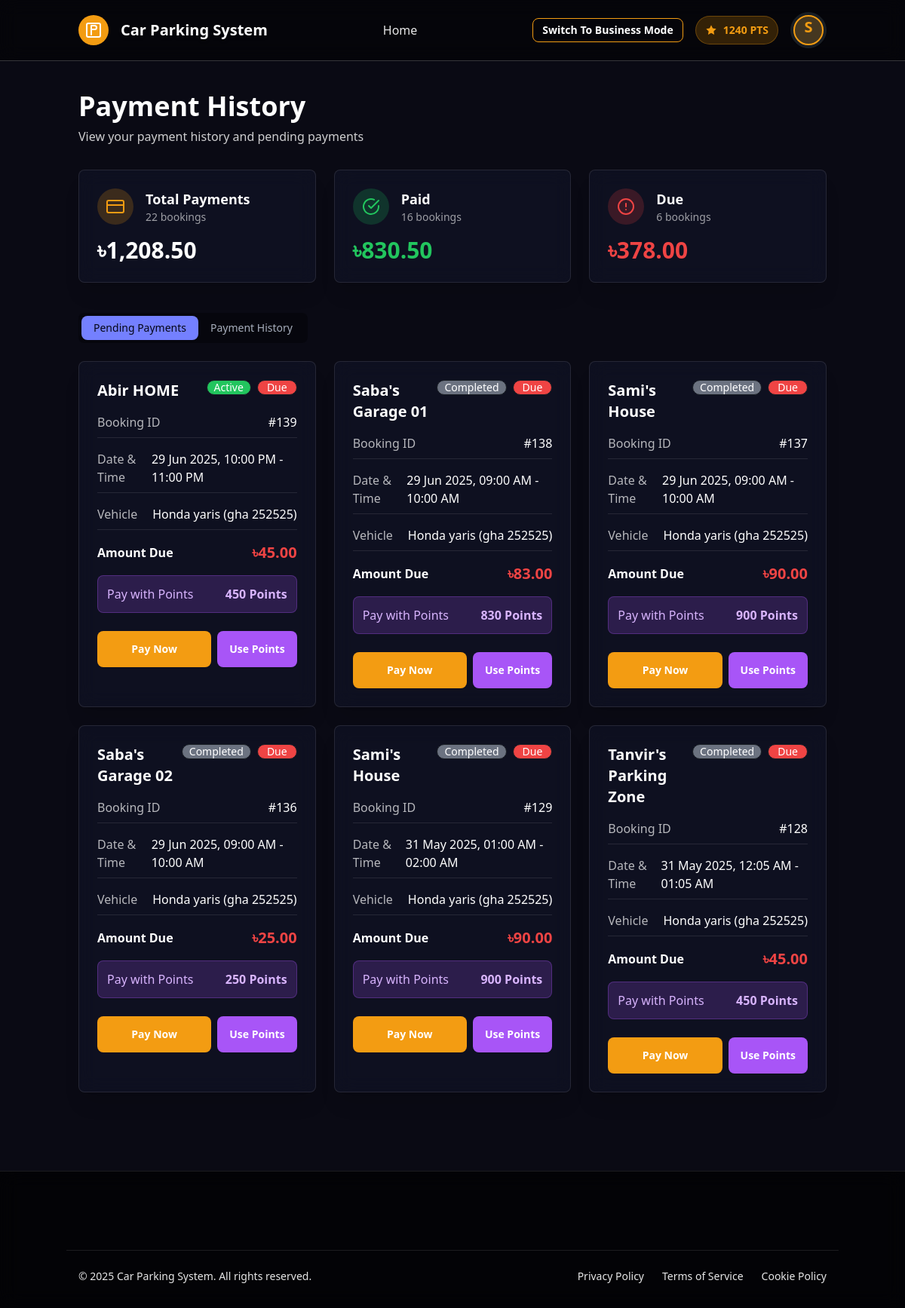
/payment_history.php (signed in), run on the app's committed database.
### tables this page shows
CREATE TABLE `account_information` (
  `username` varchar(50) NOT NULL,
  `password` varchar(50) NOT NULL,
  `status` enum('verified','unverified') NOT NULL DEFAULT 'unverified',
  `owner_id` varchar(100) DEFAULT NULL,
  `default_dashboard` enum('business','user') DEFAULT 'user',
  `registration_date` timestamp NOT NULL DEFAULT current_timestamp(),
  `last_login` timestamp NULL DEFAULT NULL,
  `points` int(11) DEFAULT 0,
  `user_level` enum('bronze','gold','diamond') DEFAULT 'bronze',
  `total_earned_points` int(11) DEFAULT 0,
  `level_updated_at` timestamp NULL DEFAULT NULL
);

CREATE TABLE `personal_information` (
  `firstName` varchar(50) NOT NULL,
  `lastName` varchar(50) NOT NULL,
  `email` varchar(50) NOT NULL,
  `phone` varchar(50) NOT NULL,
  `address` varchar(50) NOT NULL,
  `username` varchar(50) NOT NULL
);

CREATE TABLE `bookings` (
  `id` int(11) NOT NULL,
  `username` varchar(50) NOT NULL,
  `garage_id` varchar(30) NOT NULL,
  `licenseplate` varchar(50) NOT NULL,
  `booking_date` date NOT NULL,
  `booking_time` time NOT NULL,
  `duration` int(11) NOT NULL,
  `status` enum('upcoming','active','completed','cancelled') NOT NULL DEFAULT 'upcoming',
  `payment_status` enum('pending','paid','refunded') NOT NULL DEFAULT 'pending',
  `created_at` timestamp NOT NULL DEFAULT current_timestamp(),
  `updated_at` timestamp NOT NULL DEFAULT current_timestamp() ON UPDATE current_timestamp(),
  `paid_with_points` tinyint(1) DEFAULT 0,
  `points_used` int(11) DEFAULT 0
);

CREATE TABLE `garage_information` (
  `id` int(11) NOT NULL,
  `username` varchar(50) NOT NULL,
  `Parking_Space_Name` varchar(255) NOT NULL,
  `Parking_Lot_Address` varchar(255) NOT NULL,
  `Parking_Type` varchar(100) DEFAULT NULL,
  `Parking_Space_Dimensions` varchar(100) DEFAULT NULL,
  `Parking_Capacity` int(11) DEFAULT NULL,
  `Availability` tinyint(1) DEFAULT 1,
  `PriceperHour` decimal(10,2) DEFAULT NULL,
  `created_at` timestamp NOT NULL DEFAULT current_timestamp(),
  `updated_at` timestamp NOT NULL DEFAULT current_timestamp() ON UPDATE current_timestamp(),
  `garage_id` varchar(30) DEFAULT NULL,
  `is_verified` tinyint(1) DEFAULT 0
);

CREATE TABLE `vehicle_information` (
  `licensePlate` varchar(50) NOT NULL,
  `vehicleType` varchar(50) NOT NULL,
  `make` varchar(50) NOT NULL,
  `model` varchar(50) NOT NULL,
  `color` varchar(10) NOT NULL,
  `username` varchar(50) NOT NULL
);

### payment_history.php (the view, shortened to what the rows shown need)
<?php
require_once("connection.php");
$username = $_SESSION['username'];
$fullName = $username;
$query = "SELECT * FROM personal_information WHERE email LIKE '%$username%' OR firstName LIKE '%$username%' OR lastName LIKE '%$username%'";
$result = $conn->query($query);
if ($result && $result->num_rows > 0) {
    $row = $result->fetch_assoc();
    $fullName = $row['firstName'] . ' ' . $row['lastName'];
} else {
    $_SESSION['fullName'] = $username;
    $_SESSION['email'] = "";
}
$firstLetter = strtoupper(substr($fullName, 0, 1));
$paymentHistoryQuery = "SELECT b.id, b.booking_date, b.booking_time, b.duration,
                        b.payment_status, b.status as booking_status,
                        b.paid_with_points, b.points_used as booking_points_used,
                        g.Parking_Space_Name, g.Parking_Lot_Address, g.PriceperHour,
                        v.licensePlate, v.vehicleType, v.make, v.model, v.color,
                        p.payment_method, p.transaction_id, p.payment_date,
                        p.amount as paid_amount, p.points_used as payment_points_used
                        FROM bookings b
                        JOIN garage_information g ON b.garage_id = g.garage_id
                        LEFT JOIN vehicle_information v ON b.licenseplate = v.licensePlate
                        LEFT JOIN payments p ON b.id = p.booking_id
                        WHERE b.username = '$username'
                        ORDER BY b.booking_date DESC, b.booking_time DESC";
$paymentHistoryResult = $conn->query($paymentHistoryQuery);
$totalPaid = 0;
$paidPayments = [];
$duePayments = [];
$refundedPayments = [];
if ($paymentHistoryResult && $paymentHistoryResult->num_rows > 0) {
    while ($payment = $paymentHistoryResult->fetch_assoc()) {
        if ($payment['paid_with_points'] == 1) {
            $amount = 0;
        } else {
            $amount = $payment['paid_amount'] ? $payment['paid_amount'] : ($payment['PriceperHour'] * $payment['duration']);
        }
        if ($payment['payment_status'] == 'paid') {
            $totalPaid += $amount;
            $paidPayments[] = $payment;
        } elseif ($payment['payment_status'] == 'refunded') {
            $refundedPayments[] = $payment;
        } else {
            $duePayments[] = $payment;
        }
    }
}
function getBookingStatusBadge($status) {
    $statusColors = [
        'upcoming' => 'bg-blue-500',
        'active' => 'bg-green-500',
        'completed' => 'bg-gray-500',
        'cancelled' => 'bg-red-500'
    ];
    $color = $statusColors[$status] ?? 'bg-gray-500';
    return '<span class="badge ' . $color . ' text-white">' . ucfirst($status) . '</span>';
}
$userPoints = 0;
$pointsQuery = "SELECT points FROM account_information WHERE username = ?";
$pointsStmt = $conn->prepare($pointsQuery);
$pointsStmt->bind_param("s", $username);
$pointsStmt->execute();
$pointsResult = $pointsStmt->get_result();
if ($pointsResult && $pointsResult->num_rows > 0) {
    $pointsRow = $pointsResult->fetch_assoc();
    $userPoints = (int)$pointsRow['points'];
}
?>
<!DOCTYPE html>
<html lang="en" data-theme="dark">
<head>
    <link href="https://cdn.jsdelivr.net/npm/daisyui@4.7.3/dist/full.min.css" rel="stylesheet" type="text/css" />
    <script src="https://cdn.tailwindcss.com"></script>
</head>
<body class="relative min-h-screen bg-[#0a0a14]">
    <header class="sticky top-0 z-50 bg-black/50 backdrop-blur-md border-b border-white/20">
        <div class="container mx-auto px-4 py-4 flex justify-between items-center">
            <a href="#" class="flex items-center gap-4 text-white">
                <h1 class="text-xl font-semibold drop-shadow-md">Car Parking System</h1>
            </a>
            <div class="hidden md:flex items-center gap-4">
            <div class="flex items-center gap-2 bg-primary/20 backdrop-blur-sm px-3 py-2 rounded-full border border-primary/30 hover:bg-primary/30 transition-all cursor-pointer" onclick="showPointsModal()">
                <svg xmlns="http://www.w3.org/2000/svg" class="h-4 w-4 text-primary" fill="currentColor" viewBox="0 0 24 24">
                    <polygon points="12,2 15.09,8.26 22,9.27 17,14.14 18.18,21.02 12,17.77 5.82,21.02 7,14.14 2,9.27 8.91,8.26"></polygon>
                </svg>
                <span class="text-primary font-semibold text-sm" id="user-points-display"><?php echo $userPoints; ?> PTS</span>
            </div>
                <div class="relative">
                    <div class="dropdown dropdown-end">
                        <div tabindex="0" role="button" class="btn btn-circle avatar">
                            <div class="w-10 h-10 rounded-full bg-primary/20 border-2 border-primary overflow-hidden flex items-center justify-center cursor-pointer">
                                <span class="text-xl font-bold text-primary"><?php echo $firstLetter; ?></span>
                            </div>
                        </div>
                    </div>
                </div>
            </div>
        </div>
    </header>
    <main class="container mx-auto px-4 py-10">
        <section class="flex flex-col md:flex-row justify-between items-center mb-8">
            <div>
                <h2 class="text-3xl md:text-4xl font-bold text-white mb-2">Payment History</h2>
            </div>
        </section>
        <div id="pending-payments" class="animate-fadeIn">
    <?php if (count($duePayments) > 0): ?>
        <div class="grid grid-cols-1 md:grid-cols-2 lg:grid-cols-3 gap-6">
            <?php foreach ($duePayments as $payment): ?>
                <?php
                    $bookingId = $payment['id'];
                    $bookingDate = date('d M Y', strtotime($payment['booking_date']));
                    $startTime = date('h:i A', strtotime($payment['booking_time']));
                    $duration = $payment['duration'];
                    $endTime = date('h:i A', strtotime($payment['booking_time'] . " + {$duration} hours"));
                    $amount = $payment['PriceperHour'] * $payment['duration'];
                    $pointsNeeded = $amount * 10;
                    $canPayWithPoints = $userPoints >= $pointsNeeded;
                    $locationName = $payment['Parking_Space_Name'];
                    $vehicleInfo = $payment['licensePlate'] ? $payment['make'] . ' ' . $payment['model'] . ' (' . $payment['licensePlate'] . ')' : 'Not provided';
                ?>
                <div class="payment-card bg-[#0f1122]/90 backdrop-blur-md rounded-lg border border-white/10 overflow-hidden shadow-xl">
                    <div class="p-6">
                        <div class="flex justify-between items-start mb-4">
                            <h3 class="text-xl font-bold text-white"><?php echo htmlspecialchars($locationName); ?></h3>
                            <div class="flex gap-2">
                                <?php echo getBookingStatusBadge($payment['booking_status']); ?>
                                <span class="badge bg-red-500 text-white px-3 py-2">Due</span>
                            </div>
                        </div>
                        <div class="space-y-4 mb-6">
                            <div class="flex justify-between items-center pb-2 border-b border-white/10">
                                <span class="text-white/70">Booking ID</span>
                                <span class="text-white font-medium">#<?php echo $bookingId; ?></span>
                            </div>
                            <div class="flex justify-between items-center pb-2 border-b border-white/10">
                                <span class="text-white/70">Date & Time</span>
                                <span class="text-white font-medium"><?php echo $bookingDate; ?>, <?php echo $startTime; ?> - <?php echo $endTime; ?></span>
                            </div>
                            <div class="flex justify-between items-center pb-2 border-b border-white/10">
                                <span class="text-white/70">Vehicle</span>
                                <span class="text-white font-medium"><?php echo htmlspecialchars($vehicleInfo); ?></span>
                            </div>
                            <div class="flex justify-between items-center">
                                <span class="text-white font-semibold">Amount Due</span>
                                <span class="text-red-500 text-xl font-bold">৳<?php echo number_format($amount, 2); ?></span>
                            </div>
                            <?php if ($canPayWithPoints): ?>
                            <div class="bg-purple-500/20 p-3 rounded-lg border border-purple-500/30">
                                <div class="flex justify-between items-center">
                                    <span class="text-purple-300">Pay with Points</span>
                                    <span class="text-purple-300 font-bold"><?php echo $pointsNeeded; ?> Points</span>
                                </div>
                            </div>
                            <?php endif; ?>
                        </div>
                        <div class="flex gap-2">
                            <a href="payment.php?booking_id=<?php echo $bookingId; ?>" class="btn bg-primary hover:bg-primary-dark text-white border-none flex-1">
                                Pay Now
                            </a>
                            <?php if ($canPayWithPoints): ?>
                            <a href="payment.php?booking_id=<?php echo $bookingId; ?>&use_points=1" class="btn bg-purple-500 hover:bg-purple-600 text-white border-none">
                                Use Points
                            </a>
                            <?php endif; ?>
                        </div>
                    </div>
                </div>
            <?php endforeach; ?>
        </div>
    <?php endif; ?>
</div>
    </main>
</body>
</html>

### data on the page
account_information: points "1240"
personal_information: firstLetter "S"
bookings: garage_information.Parking_Space_Name "Abir HOME", status "Active", id "139", booking_date "29 Jun 2025", booking_time "10:00 PM", endTime "11:00 PM", licenseplate.model "Honda yaris (gha 252525)", garage_information.PriceperHour "45.00", duration.PriceperHour "450"
bookings: garage_information.Parking_Space_Name "Saba's Garage 01", status "Completed", id "138", booking_date "29 Jun 2025", booking_time "09:00 AM", endTime "10:00 AM", licenseplate.model "Honda yaris (gha 252525)", garage_information.PriceperHour "83.00", duration.PriceperHour "830"
bookings: garage_information.Parking_Space_Name "Sami's House", status "Completed", id "137", booking_date "29 Jun 2025", booking_time "09:00 AM", endTime "10:00 AM", licenseplate.model "Honda yaris (gha 252525)", garage_information.PriceperHour "90.00", duration.PriceperHour "900"
bookings: garage_information.Parking_Space_Name "Saba's Garage 02", status "Completed", id "136", booking_date "29 Jun 2025", booking_time "09:00 AM", endTime "10:00 AM", licenseplate.model "Honda yaris (gha 252525)", garage_information.PriceperHour "25.00", duration.PriceperHour "250"
bookings: garage_information.Parking_Space_Name "Sami's House", status "Completed", id "129", booking_date "31 May 2025", booking_time "01:00 AM", endTime "02:00 AM", licenseplate.model "Honda yaris (gha 252525)", garage_information.PriceperHour "90.00", duration.PriceperHour "900"
bookings: garage_information.Parking_Space_Name "Tanvir's Parking Zone", status "Completed", id "128", booking_date "31 May 2025", booking_time "12:05 AM", endTime "01:05 AM", licenseplate.model "Honda yaris (gha 252525)", garage_information.PriceperHour "45.00", duration.PriceperHour "450"

### other printed values
count($paidPayments) + count($duePayments) "22"
$totalPaid + $totalDue "1,208.50"
count($paidPayments) "16"
$totalPaid "830.50"
count($duePayments) "6"
$totalDue "378.00"
